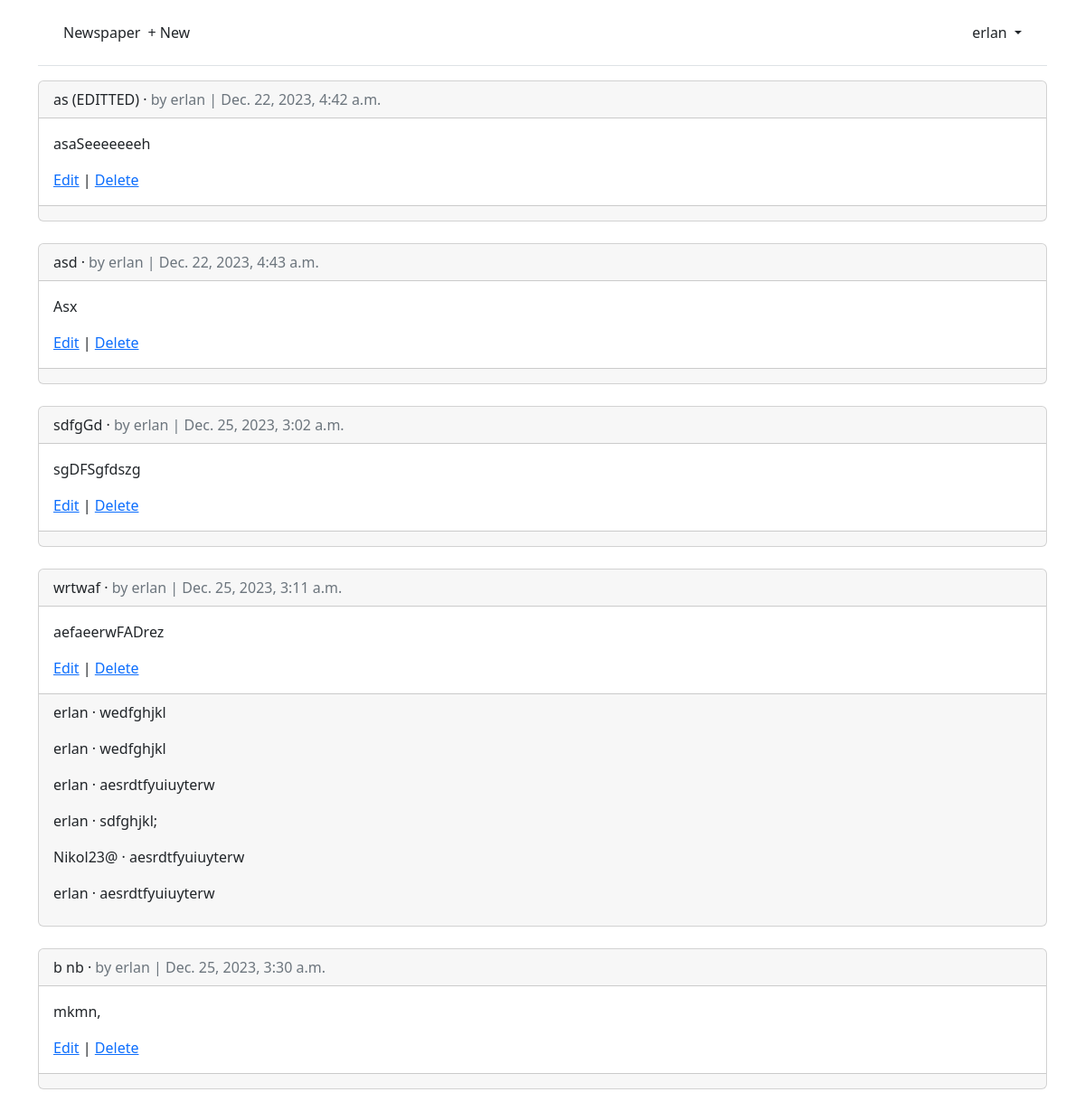
/articles/ (signed in), run on the app's committed database.
### accounts/models.py (models this page shows)
class CustomUser(AbstractUser):
    age = models.PositiveIntegerField(null=True, blank=True)

### articles/models.py (models this page shows, shortened)
class Article(models.Model):
    title = models.CharField(max_length=255)
    body = models.TextField()
    date = models.DateTimeField(auto_now_add=True)
    author = models.ForeignKey(
        settings.AUTH_USER_MODEL,
        on_delete=models.CASCADE,
    )

class Comment(models.Model): # new
    article = models.ForeignKey(Article, on_delete=models.CASCADE)
    comment = models.CharField(max_length=140)
    author = models.ForeignKey(
        settings.AUTH_USER_MODEL,
        on_delete=models.CASCADE,
    )
    def __str__(self):
        return self.comment

### articles/views.py (the view)
# urls.py: path("", ArticleListView.as_view(), name="article_list"),
class ArticleListView(LoginRequiredMixin, ListView):
    model = Article
    template_name = "article_list.html"

### templates/article_list.html (shortened to what this page needs)
{% extends "base.html" %}
{% block content %}
{% for article in article_list %}
    <div class="card">
        <div class="card-header">
            <span class="font-weight-bold">{{ article.title }}</span> &middot;
            <span class="text-muted">by {{ article.author }} |
            {{ article.date }}</span>
        </div>
        <div class="card-body">
            <p>{{ article.body }}</p>
            <a href="{% url 'article_edit' article.pk %}">Edit</a> |
            <a href="{% url 'article_delete' article.pk %}">Delete</a>
        </div>
        <div class="card-footer">
        {% for comment in article.comment_set.all %}
            <p>
                <span class="font-weight-bold">
                    {{ comment.author }} &middot;
                </span>
            {{ comment }}
            </p>
        {% endfor %}
        </div>
    </div>
    <br />
{% endfor %}
{% endblock content %}

### templates/base.html (shortened to what this page needs)
<!DOCTYPE html>
<html>
<head>
  <link href="https://cdn.jsdelivr.net/npm/bootstrap@5.2.3/dist/css/bootstrap.min.css" rel="stylesheet"
>
</head>
<body>
    <div class="container">
        <header class="p-3 mb-3 border-bottom">
            <div class="container">
                <div class="d-flex flex-wrap align-items-center justify-content-center justify-content-lg-start">
                    <a class="navbar-brand" href="{% url 'home' %}">Newspaper</a>
                    <ul class="nav col-12 col-lg-auto me-lg-auto mb-2 justify-content-center mb-md-0">
                        {% if user.is_authenticated %}
                            <li><a href="{% url 'article_new' %}"
                                class="nav-link px-2 link-dark">+ New</a></li>
                            </ul>
                            <div class="dropdown text-end">
                                <a href="#" class="d-block link-dark text-decoration-none dropdown-toggle"
                                    id="dropdownUser1" data-bs-toggle="dropdown" aria-expanded="false">
                                    {{ user.username }}
                                </a>
                            </div>
                        {% else %}
                            </ul>
                            <div class="text-end">
                                <a href="{% url 'login' %}" class="btn btn-outline-primary me-2">Log In</a>
                                <a href="{% url 'signup' %}" class="btn btn-primary">Sign Up</a>
                            </div>
                        {% endif %}
                    </div>
                </div>
            </header>
            <main>
                {% block content %}
                {% endblock content %}
            </main>
        </div>
</body>
</html>

### data on the page
CustomUser: username "erlan"
Article: title "as (EDITTED)", author "erlan", date "Dec. 22, 2023, 4:42 a.m.", body "asaSeeeeeeeh"
Article: title "asd", author "erlan", date "Dec. 22, 2023, 4:43 a.m.", body "Asx"
Article: title "sdfgGd", author "erlan", date "Dec. 25, 2023, 3:02 a.m.", body "sgDFSgfdszg"
Article: title "wrtwaf", author "erlan", date "Dec. 25, 2023, 3:11 a.m.", body "aefaeerwFADrez"
Comment: author "erlan", comment "wedfghjkl"
Comment: author "erlan", comment "wedfghjkl"
Comment: author "erlan", comment "aesrdtfyuiuyterw"
Comment: author "erlan", comment "sdfghjkl;"
Comment: author "Nikol23@", comment "aesrdtfyuiuyterw"
Comment: author "erlan", comment "aesrdtfyuiuyterw"
Article: title "b nb", author "erlan", date "Dec. 25, 2023, 3:30 a.m.", body "mkmn,"
